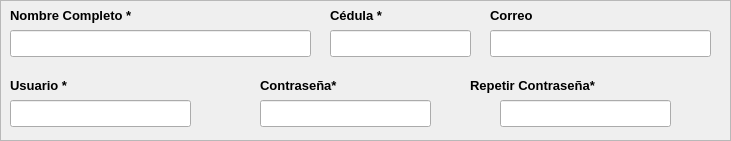
   <widget class="QFrame" name="frame_3">
    <property name="geometry">
     <rect>
      <x>20</x>
      <y>600</y>
      <width>731</width>
      <height>141</height>
     </rect>
    </property>
    <property name="frameShape">
     <enum>QFrame::StyledPanel</enum>
    </property>
    <property name="frameShadow">
     <enum>QFrame::Raised</enum>
    </property>
    <widget class="QLabel" name="usuario_4">
     <property name="geometry">
      <rect>
       <x>10</x>
       <y>0</y>
       <width>171</width>
       <height>31</height>
      </rect>
     </property>
     <property name="text">
      <string>&lt;!DOCTYPE HTML PUBLIC &quot;-//W3C//DTD HTML 4.0//EN&quot; &quot;http://www.w3.org/TR/REC-html40/strict.dtd&quot;&gt;
&lt;html&gt;&lt;head&gt;&lt;meta name=&quot;qrichtext&quot; content=&quot;1&quot; /&gt;&lt;style type=&quot;text/css&quot;&gt;
p, li { white-space: pre-wrap; }
&lt;/style&gt;&lt;/head&gt;&lt;body style=&quot; font-family:'Ubuntu'; font-size:11pt; font-weight:400; font-style:normal;&quot;&gt;
&lt;p style=&quot; margin-top:0px; margin-bottom:0px; margin-left:0px; margin-right:0px; -qt-block-indent:0; text-indent:0px;&quot;&gt;&lt;span style=&quot; font-size:10pt; font-weight:600; color:#000000;&quot;&gt;Nombre Completo *&lt;/span&gt;&lt;/p&gt;&lt;/body&gt;&lt;/html&gt;</string>
     </property>
    </widget>
    <widget class="QLineEdit" name="txtNombreCompleto">
     <property name="geometry">
      <rect>
       <x>10</x>
       <y>30</y>
       <width>301</width>
       <height>27</height>
      </rect>
     </property>
    </widget>
    <widget class="QLabel" name="usuario_5">
     <property name="geometry">
      <rect>
       <x>330</x>
       <y>0</y>
       <width>61</width>
       <height>31</height>
      </rect>
     </property>
     <property name="text">
      <string>&lt;!DOCTYPE HTML PUBLIC &quot;-//W3C//DTD HTML 4.0//EN&quot; &quot;http://www.w3.org/TR/REC-html40/strict.dtd&quot;&gt;
&lt;html&gt;&lt;head&gt;&lt;meta name=&quot;qrichtext&quot; content=&quot;1&quot; /&gt;&lt;style type=&quot;text/css&quot;&gt;
p, li { white-space: pre-wrap; }
&lt;/style&gt;&lt;/head&gt;&lt;body style=&quot; font-family:'Ubuntu'; font-size:11pt; font-weight:400; font-style:normal;&quot;&gt;
&lt;p style=&quot; margin-top:0px; margin-bottom:0px; margin-left:0px; margin-right:0px; -qt-block-indent:0; text-indent:0px;&quot;&gt;&lt;span style=&quot; font-size:10pt; font-weight:600; color:#000000;&quot;&gt;Cédula *&lt;/span&gt;&lt;/p&gt;&lt;/body&gt;&lt;/html&gt;</string>
     </property>
    </widget>
    <widget class="QLineEdit" name="txtCedulaUsuario">
     <property name="geometry">
      <rect>
       <x>330</x>
       <y>30</y>
       <width>141</width>
       <height>27</height>
      </rect>
     </property>
    </widget>
    <widget class="QLabel" name="usuario_6">
     <property name="geometry">
      <rect>
       <x>490</x>
       <y>0</y>
       <width>111</width>
       <height>31</height>
      </rect>
     </property>
     <property name="text">
      <string>&lt;!DOCTYPE HTML PUBLIC &quot;-//W3C//DTD HTML 4.0//EN&quot; &quot;http://www.w3.org/TR/REC-html40/strict.dtd&quot;&gt;
&lt;html&gt;&lt;head&gt;&lt;meta name=&quot;qrichtext&quot; content=&quot;1&quot; /&gt;&lt;style type=&quot;text/css&quot;&gt;
p, li { white-space: pre-wrap; }
&lt;/style&gt;&lt;/head&gt;&lt;body style=&quot; font-family:'Sans'; font-size:10pt; font-weight:400; font-style:normal;&quot;&gt;
&lt;p style=&quot; margin-top:0px; margin-bottom:0px; margin-left:0px; margin-right:0px; -qt-block-indent:0; text-indent:0px;&quot;&gt;&lt;span style=&quot; font-family:'Ubuntu'; font-weight:600; color:#000000;&quot;&gt;Correo&lt;/span&gt;&lt;/p&gt;&lt;/body&gt;&lt;/html&gt;</string>
     </property>
    </widget>
    <widget class="QLineEdit" name="txtCorreoUsuario">
     <property name="geometry">
      <rect>
       <x>490</x>
       <y>30</y>
       <width>221</width>
       <height>27</height>
      </rect>
     </property>
    </widget>
    <widget class="QLabel" name="usuario">
     <property name="geometry">
      <rect>
       <x>10</x>
       <y>70</y>
       <width>81</width>
       <height>31</height>
      </rect>
     </property>
     <property name="text">
      <string>&lt;!DOCTYPE HTML PUBLIC &quot;-//W3C//DTD HTML 4.0//EN&quot; &quot;http://www.w3.org/TR/REC-html40/strict.dtd&quot;&gt;
&lt;html&gt;&lt;head&gt;&lt;meta name=&quot;qrichtext&quot; content=&quot;1&quot; /&gt;&lt;style type=&quot;text/css&quot;&gt;
p, li { white-space: pre-wrap; }
&lt;/style&gt;&lt;/head&gt;&lt;body style=&quot; font-family:'Ubuntu'; font-size:11pt; font-weight:400; font-style:normal;&quot;&gt;
&lt;p style=&quot; margin-top:0px; margin-bottom:0px; margin-left:0px; margin-right:0px; -qt-block-indent:0; text-indent:0px;&quot;&gt;&lt;span style=&quot; font-size:10pt; font-weight:600; color:#000000;&quot;&gt;Usuario *&lt;/span&gt;&lt;/p&gt;&lt;/body&gt;&lt;/html&gt;</string>
     </property>
    </widget>
    <widget class="QLabel" name="usuario_2">
     <property name="geometry">
      <rect>
       <x>260</x>
       <y>70</y>
       <width>81</width>
       <height>31</height>
      </rect>
     </property>
     <property name="text">
      <string>&lt;!DOCTYPE HTML PUBLIC &quot;-//W3C//DTD HTML 4.0//EN&quot; &quot;http://www.w3.org/TR/REC-html40/strict.dtd&quot;&gt;
&lt;html&gt;&lt;head&gt;&lt;meta name=&quot;qrichtext&quot; content=&quot;1&quot; /&gt;&lt;style type=&quot;text/css&quot;&gt;
p, li { white-space: pre-wrap; }
&lt;/style&gt;&lt;/head&gt;&lt;body style=&quot; font-family:'Ubuntu'; font-size:11pt; font-weight:400; font-style:normal;&quot;&gt;
&lt;p style=&quot; margin-top:0px; margin-bottom:0px; margin-left:0px; margin-right:0px; -qt-block-indent:0; text-indent:0px;&quot;&gt;&lt;span style=&quot; font-size:10pt; font-weight:600; color:#000000;&quot;&gt;Contraseña*&lt;/span&gt;&lt;/p&gt;&lt;/body&gt;&lt;/html&gt;</string>
     </property>
    </widget>
    <widget class="QLabel" name="usuario_3">
     <property name="geometry">
      <rect>
       <x>470</x>
       <y>70</y>
       <width>131</width>
       <height>31</height>
      </rect>
     </property>
     <property name="text">
      <string>&lt;!DOCTYPE HTML PUBLIC &quot;-//W3C//DTD HTML 4.0//EN&quot; &quot;http://www.w3.org/TR/REC-html40/strict.dtd&quot;&gt;
&lt;html&gt;&lt;head&gt;&lt;meta name=&quot;qrichtext&quot; content=&quot;1&quot; /&gt;&lt;style type=&quot;text/css&quot;&gt;
p, li { white-space: pre-wrap; }
&lt;/style&gt;&lt;/head&gt;&lt;body style=&quot; font-family:'Ubuntu'; font-size:11pt; font-weight:400; font-style:normal;&quot;&gt;
&lt;p style=&quot; margin-top:0px; margin-bottom:0px; margin-left:0px; margin-right:0px; -qt-block-indent:0; text-indent:0px;&quot;&gt;&lt;span style=&quot; font-size:10pt; font-weight:600; color:#000000;&quot;&gt;Repetir Contraseña*&lt;/span&gt;&lt;/p&gt;&lt;/body&gt;&lt;/html&gt;</string>
     </property>
    </widget>
    <widget class="QLineEdit" name="txtUsuario">
     <property name="geometry">
      <rect>
       <x>10</x>
       <y>100</y>
       <width>181</width>
       <height>27</height>
      </rect>
     </property>
    </widget>
    <widget class="QLineEdit" name="txtClave">
     <property name="geometry">
      <rect>
       <x>260</x>
       <y>100</y>
       <width>171</width>
       <height>27</height>
      </rect>
     </property>
     <property name="toolTip">
      <string>Contraseña que tendra el usuario</string>
     </property>
     <property name="inputMethodHints">
      <set>Qt::ImhDigitsOnly|Qt::ImhHiddenText|Qt::ImhNoAutoUppercase|Qt::ImhNoPredictiveText</set>
     </property>
     <property name="echoMode">
      <enum>QLineEdit::Password</enum>
     </property>
    </widget>
    <widget class="QLabel" name="lblErrorNombreUsuario">
     <property name="geometry">
      <rect>
       <x>150</x>
       <y>10</y>
       <width>141</width>
       <height>20</height>
      </rect>
     </property>
     <property name="font">
      <font>
       <pointsize>10</pointsize>
      </font>
     </property>
     <property name="styleSheet">
      <string notr="true">color: red;</string>
     </property>
     <property name="text">
      <string/>
     </property>
     <property name="textFormat">
      <enum>Qt::RichText</enum>
     </property>
    </widget>
    <widget class="QLineEdit" name="txtClave2">
     <property name="geometry">
      <rect>
       <x>500</x>
       <y>100</y>
       <width>171</width>
       <height>27</height>
      </rect>
     </property>
     <property name="echoMode">
      <enum>QLineEdit::Password</enum>
     </property>
    </widget>
    <widget class="QLabel" name="lblErrorClavesIguales">
     <property name="geometry">
      <rect>
       <x>270</x>
       <y>120</y>
       <width>401</width>
       <height>20</height>
      </rect>
     </property>
     <property name="font">
      <font>
       <pointsize>10</pointsize>
      </font>
     </property>
     <property name="styleSheet">
      <string notr="true">color: red;</string>
     </property>
     <property name="text">
      <string/>
     </property>
     <property name="textFormat">
      <enum>Qt::RichText</enum>
     </property>
    </widget>
    <widget class="QLabel" name="lblErrorCedulaUsuario">
     <property name="geometry">
      <rect>
       <x>380</x>
       <y>10</y>
       <width>101</width>
       <height>20</height>
      </rect>
     </property>
     <property name="font">
      <font>
       <pointsize>10</pointsize>
      </font>
     </property>
     <property name="styleSheet">
      <string notr="true">color: red;</string>
     </property>
     <property name="text">
      <string/>
     </property>
     <property name="textFormat">
      <enum>Qt::RichText</enum>
     </property>
    </widget>
    <widget class="QLabel" name="lblErrorUsuario">
     <property name="geometry">
      <rect>
       <x>70</x>
       <y>80</y>
       <width>141</width>
       <height>20</height>
      </rect>
     </property>
     <property name="font">
      <font>
       <pointsize>10</pointsize>
      </font>
     </property>
     <property name="styleSheet">
      <string notr="true">color: red;</string>
     </property>
     <property name="text">
      <string/>
     </property>
     <property name="textFormat">
      <enum>Qt::RichText</enum>
     </property>
    </widget>
    <widget class="QLabel" name="lblErrorClave">
     <property name="geometry">
      <rect>
       <x>340</x>
       <y>80</y>
       <width>141</width>
       <height>20</height>
      </rect>
     </property>
     <property name="font">
      <font>
       <pointsize>10</pointsize>
      </font>
     </property>
     <property name="styleSheet">
      <string notr="true">color: red;</string>
     </property>
     <property name="text">
      <string/>
     </property>
     <property name="textFormat">
      <enum>Qt::RichText</enum>
     </property>
    </widget>
    <widget class="QLabel" name="lblErrorClave2">
     <property name="geometry">
      <rect>
       <x>610</x>
       <y>80</y>
       <width>121</width>
       <height>20</height>
      </rect>
     </property>
     <property name="font">
      <font>
       <pointsize>10</pointsize>
      </font>
     </property>
     <property name="styleSheet">
      <string notr="true">color: red;</string>
     </property>
     <property name="text">
      <string/>
     </property>
     <property name="textFormat">
      <enum>Qt::RichText</enum>
     </property>
    </widget>
    <widget class="QLabel" name="lblErrorCorreoUsuario">
     <property name="geometry">
      <rect>
       <x>540</x>
       <y>10</y>
       <width>161</width>
       <height>20</height>
      </rect>
     </property>
     <property name="font">
      <font>
       <pointsize>10</pointsize>
      </font>
     </property>
     <property name="styleSheet">
      <string notr="true">color: red;</string>
     </property>
     <property name="text">
      <string/>
     </property>
     <property name="textFormat">
      <enum>Qt::RichText</enum>
     </property>
    </widget>
   </widget>
